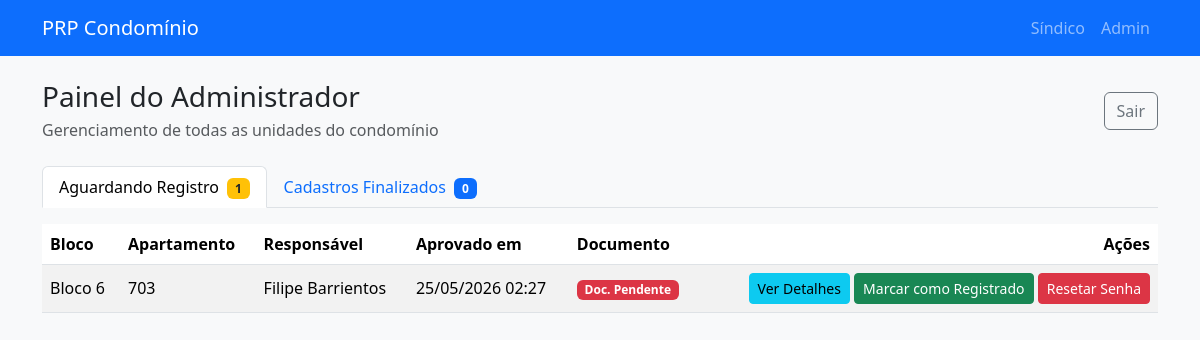
Page /admin (signed in) on the earlier database version.
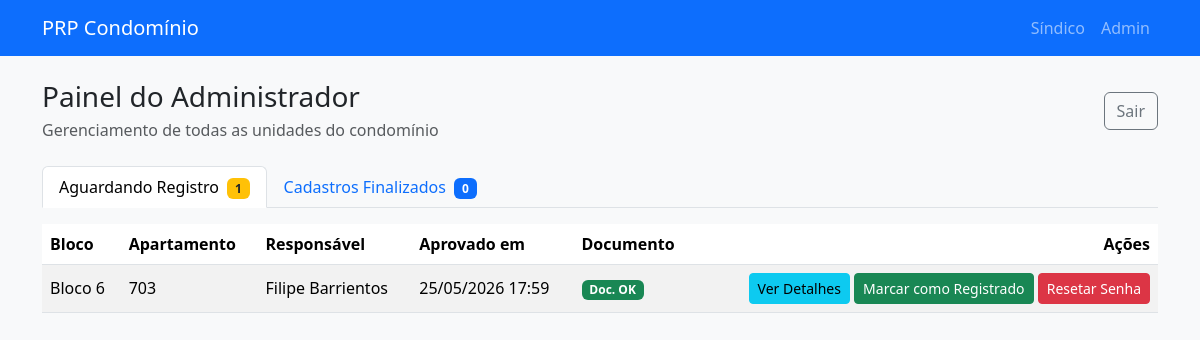
Same page on the later database version.
### app/models.py (models this page shows, shortened)
class Unidade(db.Model):
    __tablename__ = "unidades"
    __table_args__ = (
        db.UniqueConstraint("bloco", "apartamento", name="uq_bloco_apartamento"),
    )
    id = db.Column(db.Integer, primary_key=True)
    bloco = db.Column(db.String(50), nullable=False, index=True)
    apartamento = db.Column(db.String(20), nullable=False, index=True)
    password_hash = db.Column(db.String(256), nullable=False)
    status = db.Column(db.String(20), nullable=False, default=StatusUnidade.PENDENTE)
    data_criacao = db.Column(db.DateTime, nullable=False, default=datetime.utcnow)
    data_alteracao = db.Column(
        db.DateTime,
        nullable=False,
        default=datetime.utcnow,
        onupdate=datetime.utcnow,
    )
    documento_drive_id = db.Column(db.String(100), nullable=True)
    documento_url = db.Column(db.String(500), nullable=True)
    documento_status = db.Column(
        db.String(20), nullable=False, default=StatusDocumento.NAO_ENVIADO
    )
    contrato_locacao_drive_id = db.Column(db.String(100), nullable=True)
    contrato_locacao_url = db.Column(db.String(500), nullable=True)
    contrato_locacao_status = db.Column(
        db.String(20), nullable=False, default=StatusDocumento.NAO_APLICAVEL
    )
    proprietario_nome = db.Column(db.String(200), nullable=True)
    proprietario_cpf = db.Column(db.String(14), nullable=True)
    proprietario_telefone = db.Column(db.String(20), nullable=True)
    proprietario_email = db.Column(db.String(120), nullable=True)
    pessoas = db.relationship(
        "Pessoa",
        back_populates="unidade",
        cascade="all, delete-orphan",
        lazy="dynamic",
    )
    veiculos = db.relationship(
        "Veiculo",
        back_populates="unidade",
        cascade="all, delete-orphan",
        lazy="dynamic",
    )

class Pessoa(db.Model):
    __tablename__ = "pessoas"
    id = db.Column(db.Integer, primary_key=True)
    unidade_id = db.Column(
        db.Integer, db.ForeignKey("unidades.id"), nullable=False, index=True
    )
    nome_completo = db.Column(db.String(200), nullable=False)
    cpf = db.Column(db.String(14), nullable=False)
    vinculo = db.Column(db.String(30), nullable=False)
    telefone = db.Column(db.String(20), nullable=False)
    email = db.Column(db.String(120), nullable=True)
    parentesco = db.Column(db.String(100), nullable=True)
    data_nascimento = db.Column(db.Date, nullable=True)
    is_responsavel = db.Column(db.Boolean, nullable=False, default=False)
    autoriza_interfone = db.Column(db.Boolean, nullable=False, default=False)
    unidade = db.relationship("Unidade", back_populates="pessoas")

### app/routes.py (the view)
@admin_required
def admin_dashboard():
    aguardando_registro = (
        Unidade.query.filter_by(status=StatusUnidade.APROVADA)
        .order_by(Unidade.bloco, Unidade.apartamento)
        .all()
    )
    finalizados = (
        Unidade.query.filter_by(status=StatusUnidade.REGISTRADA)
        .order_by(Unidade.bloco, Unidade.apartamento)
        .all()
    )
    return render_template(
        "dashboard_admin.html",
        aguardando_registro=aguardando_registro,
        finalizados=finalizados,
    )

### app/auth.py (called while the page is built)
def get_current_user():
    user_id = session.get("user_id")
    if not user_id:
        return None
    return Usuario.query.get(user_id)

def admin_required(view):
    @wraps(view)
    def wrapped(*args, **kwargs):
        usuario = get_current_user()
        if not usuario or usuario.role != Role.ADMIN:
            flash("Acesso restrito ao administrador.", "danger")
            return redirect(url_for("admin_login"))
        return view(*args, **kwargs)
    return wrapped

### app/templates/dashboard_admin.html (shortened to what this page needs)
{% extends "base.html" %}
{% block content %}
<div class="d-flex justify-content-between align-items-center mb-4">
    <div>
        <h1 class="h3 mb-1">Painel do Administrador</h1>
        <p class="text-muted mb-0">Gerenciamento de todas as unidades do condomínio</p>
    </div>
    <a href="{{ url_for('admin_logout') }}" class="btn btn-outline-secondary">Sair</a>
</div>
<ul class="nav nav-tabs" id="adminTabs" role="tablist">
    <li class="nav-item" role="presentation">
        <button class="nav-link active" id="aguardando-tab" data-bs-toggle="tab"
                data-bs-target="#aguardando" type="button" role="tab">
            Aguardando Registro
            <span class="badge bg-warning text-dark ms-1">{{ aguardando_registro|length }}</span>
        </button>
    </li>
    <li class="nav-item" role="presentation">
        <button class="nav-link" id="finalizados-tab" data-bs-toggle="tab"
                data-bs-target="#finalizados" type="button" role="tab">
            Cadastros Finalizados
            <span class="badge bg-primary ms-1">{{ finalizados|length }}</span>
        </button>
    </li>
</ul>
<div class="tab-content pt-3" id="adminTabsContent">
    <div class="tab-pane fade show active" id="aguardando" role="tabpanel">
        {% if aguardando_registro %}
        <div class="table-responsive">
            <table class="table table-striped align-middle">
                <thead>
                    <tr>
                        <th>Bloco</th>
                        <th>Apartamento</th>
                        <th>Responsável</th>
                        <th>Aprovado em</th>
                        <th>Documento</th>
                        <th class="text-end">Ações</th>
                    </tr>
                </thead>
                <tbody>
                    {% for unidade in aguardando_registro %}
                    {% set responsavel = unidade.pessoas.filter_by(is_responsavel=True).first() %}
                    {% set contrato_aplicavel = responsavel and responsavel.vinculo == 'Locatário' %}
                    {% set documento_base_pendente = unidade.documento_status in ['Pendente', 'Nao Enviado'] %}
                    {% set contrato_pendente = contrato_aplicavel and unidade.contrato_locacao_status in ['Pendente', 'Nao Enviado'] %}
                    {% set doc_pendente = documento_base_pendente or contrato_pendente %}
                    {% set doc_ok = unidade.documento_status == 'Entregue' and ((not contrato_aplicavel) or unidade.contrato_locacao_status == 'Entregue') %}
                    <tr>
                        <td>Bloco {{ unidade.bloco }}</td>
                        <td>{{ unidade.apartamento }}</td>
                        <td>{{ responsavel.nome_completo if responsavel else '—' }}</td>
                        <td>{{ unidade.data_alteracao.strftime('%d/%m/%Y %H:%M') }}</td>
                        <td>
                            {% if doc_ok %}
                            <span class="badge bg-success">Doc. OK</span>
                            {% elif doc_pendente %}
                            <span class="badge bg-danger">Doc. Pendente</span>
                            {% endif %}
                        </td>
                        <td class="text-end text-nowrap">
                            <button type="button" class="btn btn-info btn-sm"
                                    data-bs-toggle="modal" data-bs-target="#modal-detalhes-{{ unidade.id }}">
                                Ver Detalhes
                            </button>
                            <form method="post" action="{{ url_for('admin_registrar', unidade_id=unidade.id) }}" class="d-inline">
                                <button type="submit" class="btn btn-success btn-sm">Marcar como Registrado</button>
                            </form>
                            <button type="button" class="btn btn-danger btn-sm"
                                    data-bs-toggle="modal" data-bs-target="#modal-senha-{{ unidade.id }}">
                                Resetar Senha
                            </button>
                        </td>
                    </tr>
                    {% endfor %}
                </tbody>
            </table>
        </div>
        {% else %}
        <div class="alert alert-info">Nenhuma unidade aprovada aguardando registro.</div>
        {% endif %}
    </div>
</div>
{% set todas_unidades = aguardando_registro + finalizados %}
{% endblock %}

### app/templates/base.html (shortened to what this page needs)
<!DOCTYPE html>
<html lang="pt-BR">
<head>
    <link href="https://cdn.jsdelivr.net/npm/bootstrap@5.3.3/dist/css/bootstrap.min.css" rel="stylesheet">
</head>
<body class="bg-light">
    <nav class="navbar navbar-expand-lg navbar-dark bg-primary mb-4">
        <div class="container">
            <a class="navbar-brand" href="{{ url_for('index') }}">PRP Condomínio</a>
            <div class="collapse navbar-collapse" id="navbarNav">
                <div class="navbar-nav ms-auto">
                    <a class="nav-link" href="{{ url_for('sindico_login') }}">Síndico</a>
                    <a class="nav-link" href="{{ url_for('admin_login') }}">Admin</a>
                </div>
            </div>
        </div>
    </nav>
    <main class="container pb-5">
        {% block content %}{% endblock %}
    </main>
</body>
</html>

Differences in the rows shown:
changed Unidade: data_alteracao "25/05/2026 02:27" → "25/05/2026 17:59"; text "Doc. Pendente" → "Doc. OK"
